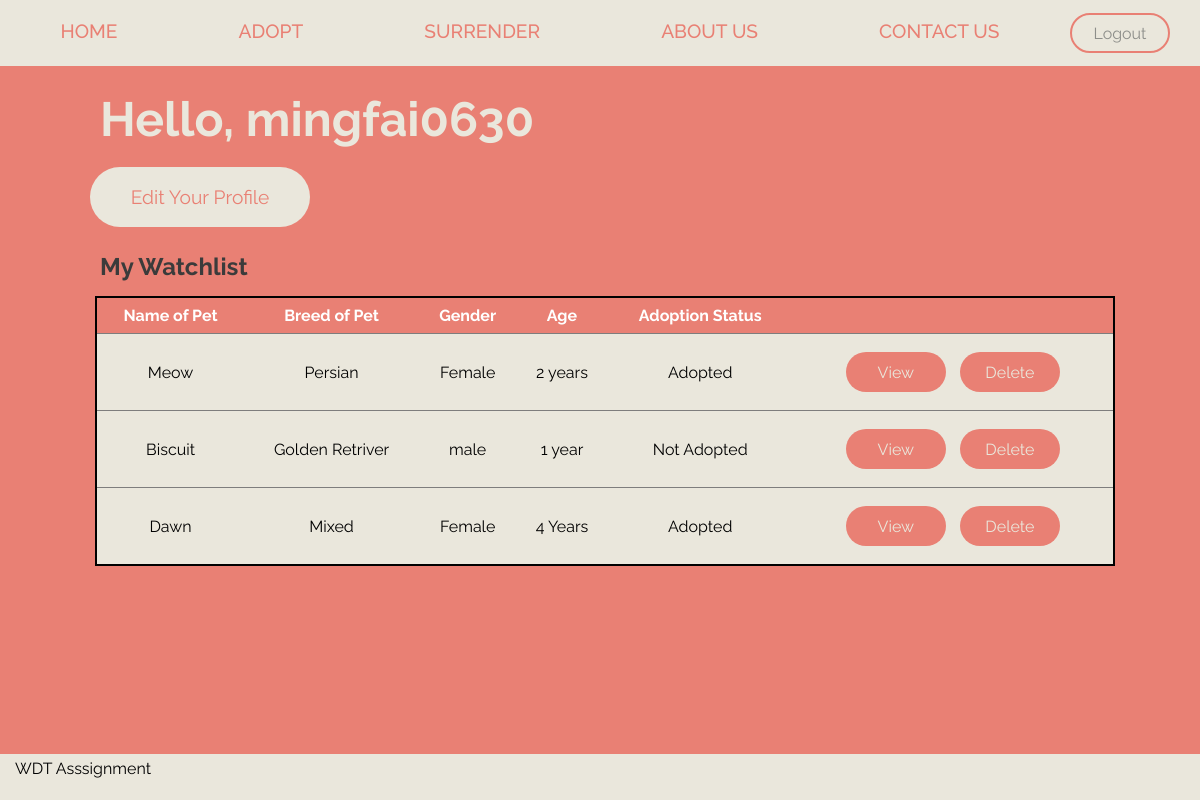
The app's page /adopt-profile.php (signed in) with its own data.
### tables this page shows
CREATE TABLE IF NOT EXISTS `mem_t` (
  `uid` int(11) NOT NULL AUTO_INCREMENT,
  `Username` varchar(255) NOT NULL,
  `Password` longtext NOT NULL,
  `PhoneNumber` varchar(15) NOT NULL,
  `Email` varchar(255) NOT NULL,
  `Gender` varchar(7) NOT NULL,
  `DateOfBirth` date NOT NULL,
  PRIMARY KEY (`uid`)
);

CREATE TABLE IF NOT EXISTS `watchlist_t` (
  `uid` int(11) NOT NULL,
  `listingsID` int(11) NOT NULL,
  KEY `listingsID` (`listingsID`),
  KEY `uid` (`uid`)
);

CREATE TABLE IF NOT EXISTS `listing_t` (
  `id` int(11) NOT NULL AUTO_INCREMENT,
  `Name` varchar(255) NOT NULL,
  `Breed` varchar(255) NOT NULL,
  `imageurl` varchar(255) NOT NULL,
  `Age` varchar(255) NOT NULL,
  `Type` varchar(255) NOT NULL,
  `Location` varchar(255) NOT NULL,
  `Description` varchar(255) NOT NULL,
  `Gender` varchar(7) NOT NULL,
  `SurrenderID` int(11) NOT NULL,
  `Status` varchar(12) NOT NULL DEFAULT 'Not Adopted',
  `Approval` varchar(15) NOT NULL DEFAULT 'Not Approved',
  PRIMARY KEY (`id`),
  KEY `SurrenderID` (`SurrenderID`)
);

### adopt-profile.php (the view, shortened to what this page needs)
<!DOCTYPE html>
<html lang="en">
<head>
    <link rel="stylesheet" href="css\allstyling.css" />
</head>
<body>
    <div class="topnav">
        <div class="nav">
            <a href="index.php" class="hovereffect">HOME</a>
            <a href="Homepage.php" class="hovereffect">ADOPT</a>
            <a href="SurrenderHome.php" class="hovereffect">SURRENDER</a>
            <a href="AboutUs.php" class="hovereffect">ABOUT US</a>
            <a href="ContactUs.php" class="hovereffect">CONTACT US</a>
        </div>
        <a href="adopt-logout.php"><button id="loginbtn" class="logout">Logout</button></a>
    </div>
    <div class="profile-main">
                <?php
                    include "conn.php";
                    $sql = "SELECT * FROM mem_t WHERE uid = '".$_SESSION['userId']."'";
                    $query = mysqli_query($conn, $sql);
                    $results = mysqli_fetch_assoc($query);
                    ?>
        <?php
            echo ("<h1 id='greeting'>Hello, ".$results['Username']."</h1>");
            echo '<div class="button-container">
                    <button onclick="document.getElementById(&quot;open-edit-profile&quot;).style.display=&quot;block&quot;" class="profile-button">Edit Your Profile</button></a>
                </div>';
            echo '<h2>My Watchlist</h2>';
            $watchlistSQL = "SELECT * FROM watchlist_t WHERE uid = '".$results['uid']."'";
            $watchlistQuery = mysqli_query($conn, $watchlistSQL);
            if(mysqli_num_rows($watchlistQuery) > 0) {
                echo '<div class="watchlist-container">
                    <table class="watchlist">
                    <tr>
                        <th>Name of Pet</th>
                        <th>Breed of Pet</th>
                        <th>Gender</th>
                        <th>Age</th>
                        <th>Adoption Status</th>
                        <th></th>
                    </tr>';
                while ($row = mysqli_fetch_assoc($watchlistQuery)) {
                    $listingSQL = "SELECT * FROM listing_t WHERE id = '".$row['listingsID']."'";
                    $listingQuery = mysqli_query($conn, $listingSQL);
                    $listingResults = mysqli_fetch_assoc($listingQuery);
                    echo '<tr>
                        <td>'.$listingResults['Name'].'</td>
                        <td>'.$listingResults['Breed'].'</td>
                        <td>'.$listingResults['Gender'].'</td>
                        <td>'.$listingResults['Age'].'</td>
                        <td>'.$listingResults['Status'].'</td>
                        <td>
                        <a href="PetDetails.php?id='.$row["listingsID"].'"><button class="watchlist-button">View</button></a>
                        <a href="delete.php?id='.$row["listingsID"].'" onclick="return confirm(&quot;Are you sure?&quot;)"><button class="watchlist-button" id="watchlist-delete">Delete</button></a>
                        </td>
                        </tr>';
                }
                echo '</table> </div>';
            }
        ?>
    </div>
    <div class="footer">
        <p style="margin:5px 5px 5px 15px;">WDT Asssignment</p>
    </div>
</body>
</html>

### css/allstyling.css (style rules this page uses)
* { margin: 0; padding: 0; box-sizing: border-box; font-family: "Raleway", sans-serif; overflow: hidden; }
.topnav { background-color: #EAE7DC; display: flex; align-items: center; min-height: 8vh; width: 100%; }
.nav { flex: 2; display: flex; justify-content: space-around; }
.nav a { color: #E98074; padding: 20px 16px; text-decoration: none; font-size: 1.2em; font-weight: 500; }
.hovereffect::after { content: ""; display: block; margin-top: 2px; width: 0; height: 2px; background: #8D8E8A; transition: width 0.3s; }
.logout { border: 0.16em solid #E98074; background-color: transparent; color: #8D8E8A; font-size: 1em; transition: all 0.2s; width: 100px; height: 40px; font-family: "Raleway", sans-serif; border-radius: 2em; margin: 10px; margin-right: 30px; }
.footer { background-color: #EAE7DC; min-height: 6vh; }
.profile-main { height: 86vh; background-color: #E98074; }
#greeting { color: #EAE7DC; font-size: 3em; margin: 25px 0px 10px 100px; }
.button-container { margin-left: 80px; }
.profile-button { border: none; background-color: #EAE7DC; color: #E98074; font-size: 1.2em; transition: all 0.2s; width: 220px; height: 60px; font-family: "Raleway", sans-serif; border-radius: 2em; margin: 10px 10px 10px 10px; }
.watchlist-container { width: 85%; height: 380px; margin: 0px 95px 25px 95px; overflow: auto; }
.profile-main h2 { color: #3b3b3b; margin: 15px 0px 15px 100px; }
.watchlist { text-align: center; width: 100%; border-collapse: collapse; border: 2px solid black; }
.watchlist th { background-color: #E98074; color: white; }
.watchlist td { background-color: #EAE7DC; }
.watchlist th, .watchlist td { padding: 8px; }
.watchlist tr { border-bottom: 1px solid #7e7d7d; }
.watchlist-button { border: none; background-color: #E98074; color: #EAE7DC; font-size: 1em; transition: all 0.2s; width: 100px; height: 40px; font-family: "Raleway", sans-serif; border-radius: 2em; margin: 10px 5px; }

### records on screen
mem_t: Username "mingfai0630"
watchlist_t: listingsID.Name "Meow", listingsID.Breed "Persian", listingsID.Gender "Female", listingsID.Age "2 years", listingsID.Status "Adopted"
watchlist_t: listingsID.Name "Biscuit", listingsID.Breed "Golden Retriver", listingsID.Gender "male", listingsID.Age "1 year", listingsID.Status "Not Adopted"
watchlist_t: listingsID.Name "Dawn", listingsID.Breed "Mixed", listingsID.Gender "Female", listingsID.Age "4 Years", listingsID.Status "Adopted"
